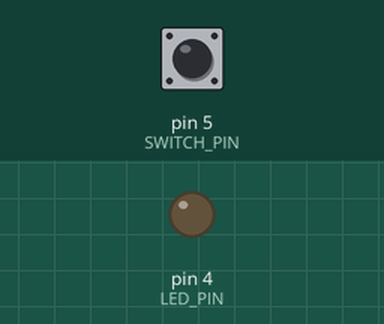
This sketch was run on a simulated Arduino Uno, built with avr-gcc and run on an emulated ATmega328P. Parts: output pins drawn as LEDs (lit = HIGH). Dashed ring = blinking. Inputs (shaded band) come from the test bench; at power-on: pin 5 (SWITCH_PIN) HIGH. What the sketch prints to the serial monitor is not drawn.

Above: at 1.2 s.
1.3 s: pin 5 (SWITCH_PIN) pulled LOW for 0.15 s
At 1.37 s:
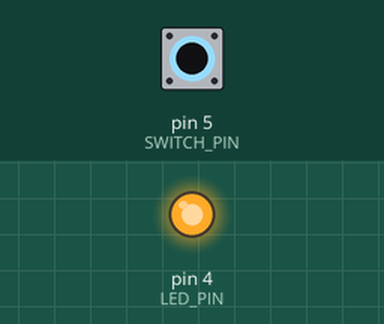
2.9 s: pin 5 (SWITCH_PIN) pulled LOW for 0.15 s
At 4.0 s:
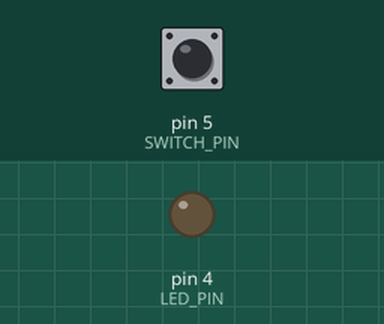
6.0 s: pin 5 (SWITCH_PIN) pulled LOW for 3.2 s
At 6.9 s:
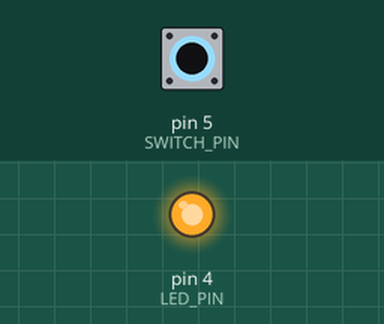
10.7 s: pin 5 (SWITCH_PIN) pulsed LOW 5 times (0.12 s each, 0.3 s apart)
At 10.76 s:
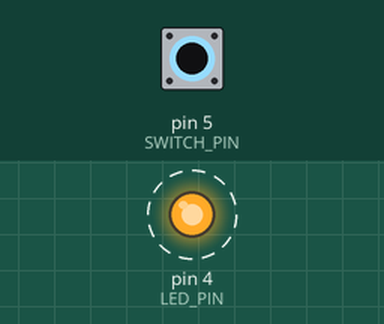
15.2 s: pin 5 (SWITCH_PIN) driven LOW
At 16.3 s:
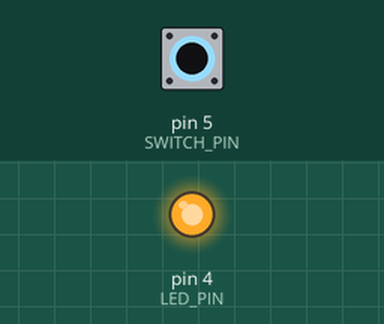
18.2 s: pin 5 (SWITCH_PIN) driven HIGH
At 18.6 s:
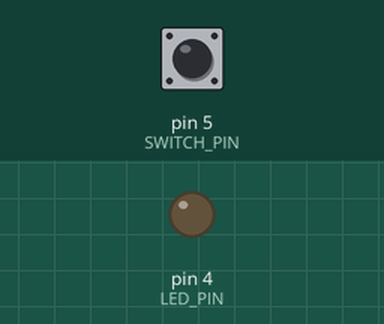
Timing chart, 0 to 20.7 s (numbered marks = the images above; inputs shaded):
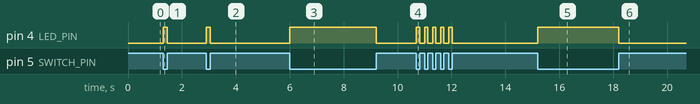

Measured:
- after the input at 1.3 s, pin 4 (LED_PIN): LOW → HIGH at once, → LOW 0.15 s later
- after the input at 2.9 s, pin 4 (LED_PIN): LOW → HIGH at once, → LOW 0.15 s later
- after the input at 6.0 s, pin 4 (LED_PIN): LOW → HIGH at once, → LOW 3.2 s later
- after the input at 10.7 s, pin 4 (LED_PIN): alternates HIGH for 0.12 s and LOW for 0.18 s, 10 changes in all, then stays LOW, starting at once
- after the input at 15.2 s, pin 4 (LED_PIN): LOW → HIGH at once
- after the input at 18.2 s, pin 4 (LED_PIN): HIGH → LOW at once

The sketch:

4.1.1.ino
```cpp
//set up the pins and ledc parameters
#define LEDC_CHANNEL 0  // use first of 6 channels
#define LEDC_RESOLUTION_BITS 12
#define LEDC_RESOLUTION ((1 << LEDC_RESOLUTION_BITS) - 1)
#define LEDC_FREQ_HZ 50
#define LED_PIN 4
#define SWITCH_PIN 5

void setup() {
  // put your setup code here, to run once:
  Serial.begin(115200);
  pinMode(LED_PIN, OUTPUT);
  pinMode(SWITCH_PIN, INPUT_PULLUP);

}

void loop() {
  // put your main code here, to run repeatedly:
  //if button pressed light on
  if (digitalRead(SWITCH_PIN) == LOW) {
    digitalWrite(LED_PIN, HIGH);
    Serial.println("low");
  }
  //if button not pressed light off
  else {
    digitalWrite(LED_PIN, LOW);
    Serial.println("high");
  }
}
```
